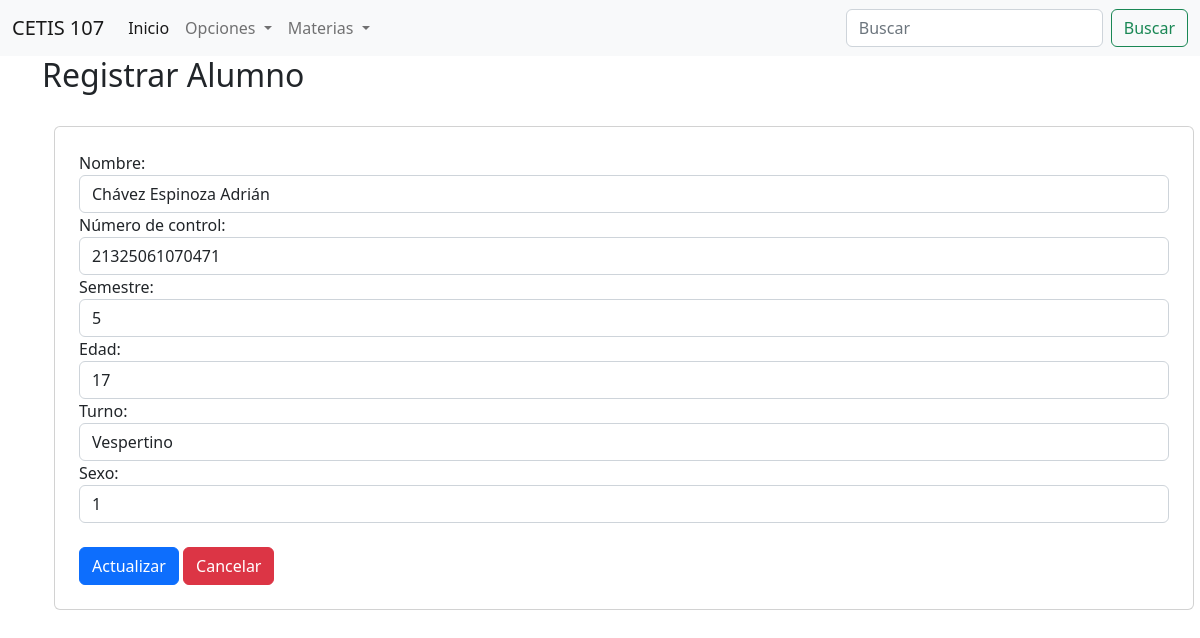
Screenshot of /editarAlumnos.php?id=1 with the database file from the repository.
### tables this page shows
CREATE TABLE `alumnos` (
  `id` bigint(20) NOT NULL,
  `nombre` varchar(100) NOT NULL,
  `numero_control` varchar(30) NOT NULL,
  `semestre` int(11) NOT NULL,
  `edad` int(11) NOT NULL,
  `turno` varchar(10) NOT NULL,
  `sexo` tinyint(4) NOT NULL
);

### editarAlumnos.php (the view, shortened to what this page needs)
<!DOCTYPE html>
<html lang="en">
<head>
    <link rel="stylesheet" href="css/bootstrap.css">
</head>
<body>
    <?php
        include 'menu.php';
        include 'conexion2.php';
        $id = $_GET["id"];
        $sql = "SELECT  * FROM alumnos WHERE id=".$id;
        $datos = $conexion->query($sql);
        $alumno = $datos->fetch_assoc();
    ?>
    <div class="container">
        <div class="row">
            <h2>Registrar Alumno</h2>
            <div class="col-12 card m-4 p-4">
                <form action="actualizarRegistro.php" method="POST">
                    <div class="form-group">
                        <label for="">Nombre:</label>
                        <input type="text" name="nombre" value="<?php echo $alumno["nombre"]; ?>" class="form-control" placeholder="Teclea tu nombre" required>
                    </div>
                    <div class="form-group">
                        <label for="">Número de control:</label>
                        <input type="text" name="nc" value="<?php echo $alumno["numero_control"]; ?>" class="form-control" placeholder="Teclea tu número de control" required>
                    </div>
                    <div class="form-group">
                        <label for="">Semestre:</label>
                        <input type="number" name="semestre" value="<?php echo $alumno["semestre"]; ?>" class="form-control" placeholder="Teclea tu semestre" required>
                    </div>
                    <div class="form-group">
                        <label for="">Edad:</label>
                        <input type="number" name="edad" value="<?php echo $alumno["edad"]; ?>" class="form-control" placeholder="Teclea tu edad" required>
                    </div>
                    <div class="form-group">
                        <label for="">Turno:</label>
                        <select name="turno" class="form-control" required>
                            <option value="<?php echo $alumno["turno"]; ?>"><?php echo $alumno["turno"]; ?></option>
                        </select>
                    </div>
                    <div class="form-group">
                        <label for="">Sexo:</label>
                        <select name="sexo" class="form-control" required>
                            <option value="<?php echo $alumno["sexo"]; ?>"><?php echo $alumno["sexo"]; ?></option>
                        </select>
                    </div><br>
                    <div>
                        <input type="submit" value="Actualizar" class="btn btn-primary">
                        <a href="consultarAlumnos.php" class="btn btn-danger">Cancelar</a>
                    </div>
                </form>
            </div>
        </div>
    </div>
</body>
</html>

### rows the page displays
alumnos: nombre "Chávez Espinoza Adrián", nc "21325061070471", semestre "5", edad "17", turno "Vespertino", sexo "1"
